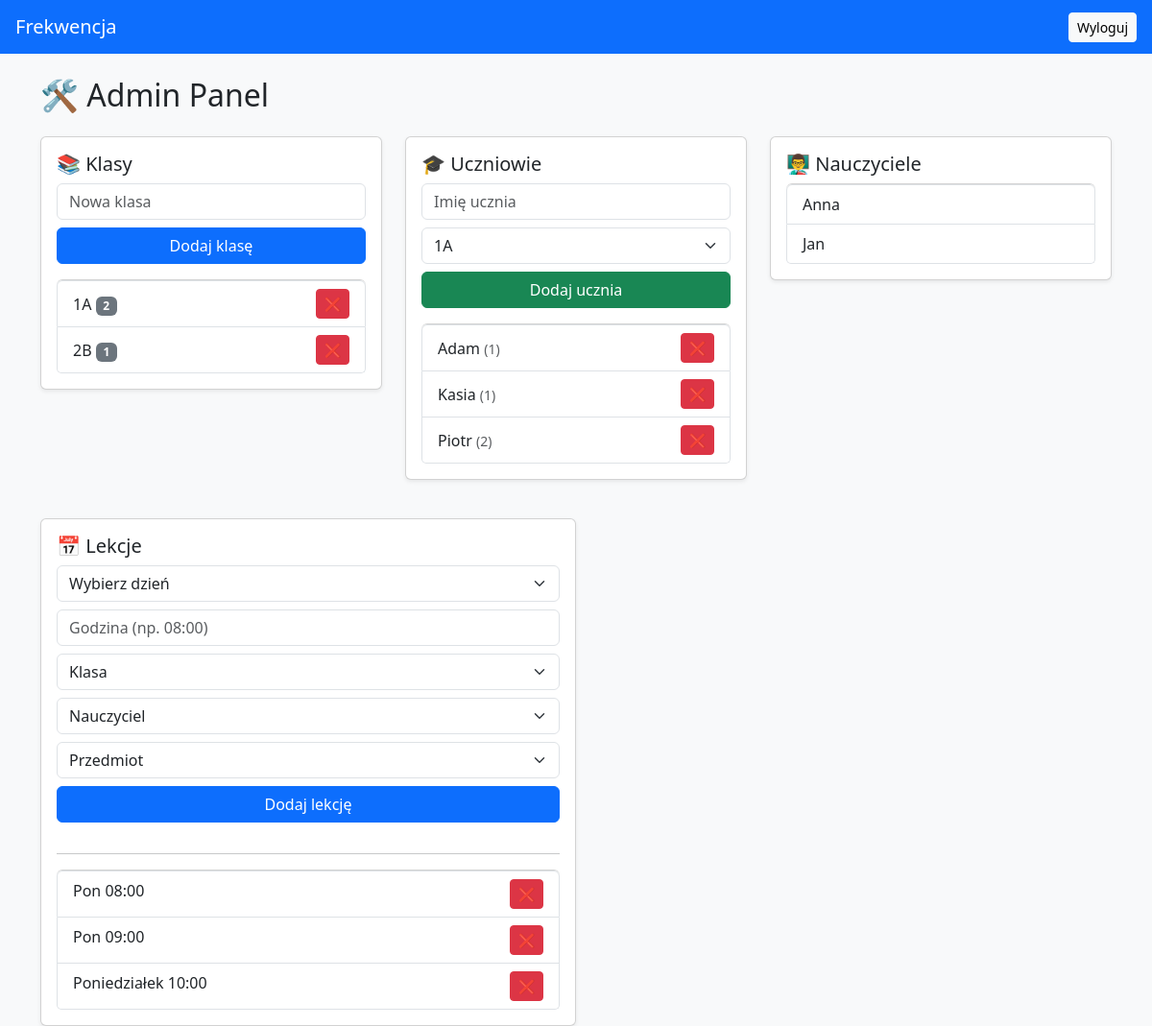
Page /admin (signed in) on the earlier database version.
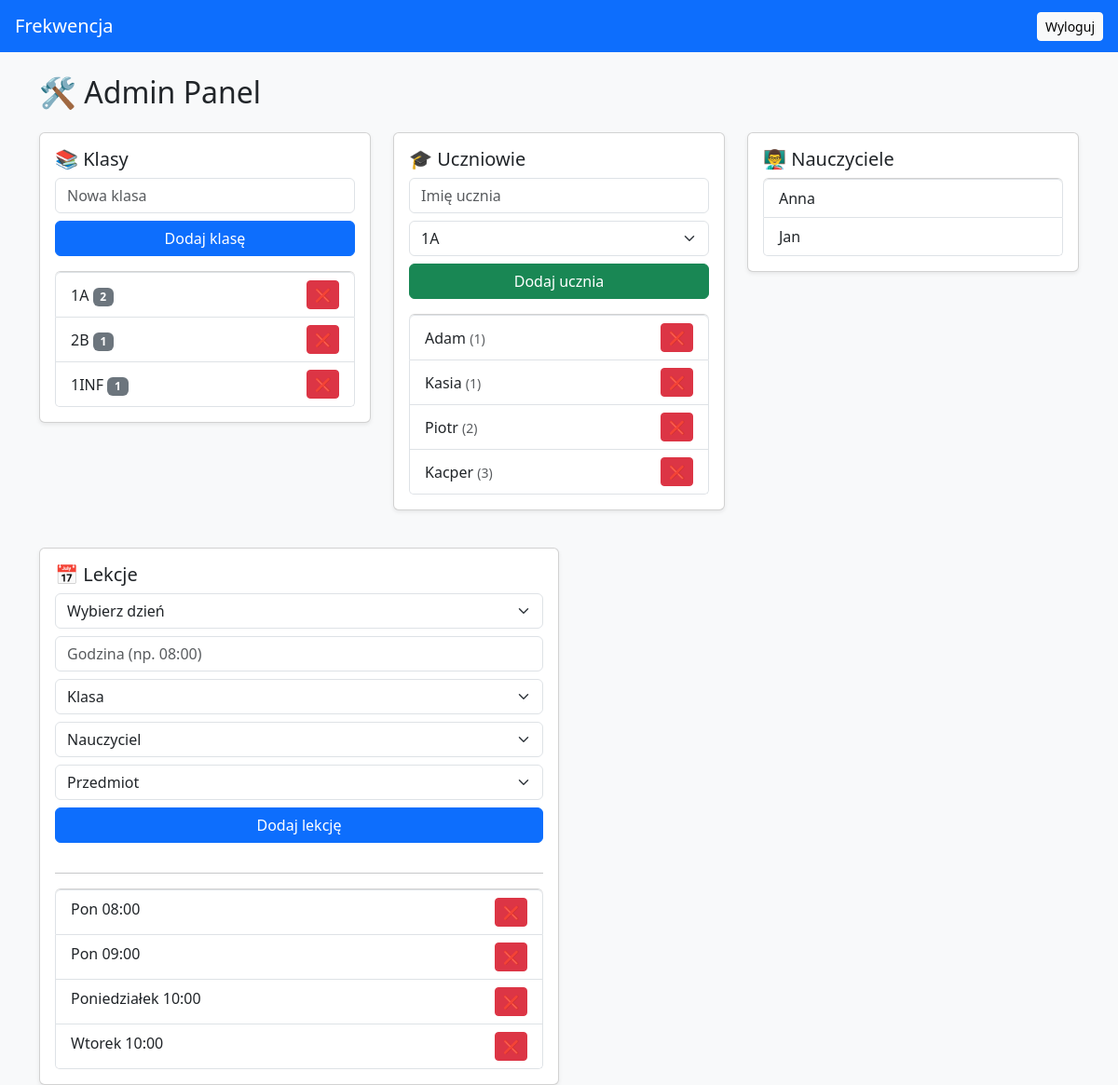
Same page on the later database version.
### models.py (models this page shows)
class SchoolClass(db.Model):
    id = db.Column(db.Integer, primary_key=True)
    name = db.Column(db.String(50))

class Student(db.Model):
    id = db.Column(db.Integer, primary_key=True)
    name = db.Column(db.String(100))
    class_id = db.Column(db.Integer, db.ForeignKey("school_class.id"))

class Teacher(db.Model):
    id = db.Column(db.Integer, primary_key=True)
    name = db.Column(db.String(100))
    class_id = db.Column(db.Integer, db.ForeignKey("school_class.id"))

class Lesson(db.Model):
    id = db.Column(db.Integer, primary_key=True)
    day = db.Column(db.String(20))
    hour = db.Column(db.String(20))
    class_id = db.Column(db.Integer, db.ForeignKey("school_class.id"))
    teacher_id = db.Column(db.Integer, db.ForeignKey("teacher.id"))
    subject_id = db.Column(db.Integer, db.ForeignKey("subject.id"))

### app.py (the view)
@app.route("/admin")
@login_required
@role_required("admin")
def admin():
    return render_template(
        "admin.html",
        classes=SchoolClass.query.all(),
        students=Student.query.all(),
        teachers=Teacher.query.all(),
        subjects=Subject.query.all(),
        lessons=Lesson.query.all()
    )

### app.py (called while the page is built)
def login_required(f):
    @wraps(f)
    def w(*a, **k):
        if "user_id" not in session:
            return redirect("/login")
        return f(*a, **k)
    return w

def role_required(role):
    def d(f):
        @wraps(f)
        def w(*a, **k):
            if session.get("role") != role:
                return redirect("/login")
            return f(*a, **k)
        return w
    return d

### templates/admin.html (shortened to what this page needs)
{% extends "base.html" %}
{% block content %}
<h2 class="mb-4">🛠 Admin Panel</h2>
<div class="row">
<div class="col-md-4 mb-3">
<div class="card shadow-sm p-3">
<h5>📚 Klasy</h5>
<form method="POST" action="/admin/add_class" class="mb-3">
    <input name="name" class="form-control mb-2" placeholder="Nowa klasa">
    <button class="btn btn-primary w-100">Dodaj klasę</button>
</form>
<ul class="list-group">
{% for c in classes %}
<li class="list-group-item d-flex justify-content-between align-items-center">
    <div>
        {{ c.name }}
        <span class="badge bg-secondary">
            {{ students | selectattr("class_id", "equalto", c.id) | list | length }}
        </span>
    </div>
    <a href="/admin/delete_class/{{ c.id }}"
       class="btn btn-danger btn-sm">
        ❌
    </a>
</li>
{% endfor %}
</ul>
</div>
</div>
<div class="col-md-4 mb-3">
<div class="card shadow-sm p-3">
<h5>🎓 Uczniowie</h5>
<form method="POST" action="/admin/add_student" class="mb-3">
    <input name="name" class="form-control mb-2" placeholder="Imię ucznia">
    <select name="class_id" class="form-select mb-2">
        {% for c in classes %}
        <option value="{{ c.id }}">{{ c.name }}</option>
        {% endfor %}
    </select>
    <button class="btn btn-success w-100">Dodaj ucznia</button>
</form>
<ul class="list-group">
{% for s in students %}
<li class="list-group-item d-flex justify-content-between align-items-center">
    <div>
        {{ s.name }}
        <small class="text-muted">({{ s.class_id }})</small>
    </div>
    <a href="/admin/delete_student/{{ s.id }}"
       class="btn btn-danger btn-sm">
        ❌
    </a>
</li>
{% endfor %}
</ul>
</div>
</div>
<div class="col-md-4 mb-3">
<div class="card shadow-sm p-3">
<h5>👨‍🏫 Nauczyciele</h5>
<ul class="list-group">
{% for t in teachers %}
<li class="list-group-item">
    {{ t.name }}
</li>
{% endfor %}
</ul>
</div>
</div>
</div>
<div class="col-md-6 mt-4">
<div class="card p-3 shadow-sm">
<h5>📅 Lekcje</h5>
<form method="POST" action="/admin/add_lesson" class="mb-3">
    <select name="day" class="form-select mb-2" required>
    <option disabled selected>Wybierz dzień</option>
</select>
    <input name="hour" class="form-control mb-2" placeholder="Godzina (np. 08:00)">
    <select name="class_id" class="form-select mb-2">
        <option disabled selected>Klasa</option>
    </select>
    <select name="teacher_id" class="form-select mb-2">
        <option disabled selected>Nauczyciel</option>
    </select>
    <select name="subject_id" class="form-select mb-2">
        <option disabled selected>Przedmiot</option>
    </select>
    <button class="btn btn-primary w-100">Dodaj lekcję</button>
</form>
<hr>
<ul class="list-group">
{% for l in lessons %}
<li class="list-group-item d-flex justify-content-between">
    {{ l.day }} {{ l.hour }}
    <a href="/admin/delete_lesson/{{ l.id }}"
       class="btn btn-danger btn-sm">
        ❌
    </a>
</li>
{% endfor %}
</ul>
</div>
</div>
{% endblock %}

### templates/base.html (shortened to what this page needs)
<!DOCTYPE html>
<html>
<head>
    <link href="https://cdn.jsdelivr.net/npm/bootstrap@5.3.3/dist/css/bootstrap.min.css" rel="stylesheet">
</head>
<body class="bg-light">
<nav class="navbar navbar-dark bg-primary px-3">
    <a class="navbar-brand" href="/">Frekwencja</a>
    <a class="btn btn-light btn-sm" href="/logout">Wyloguj</a>
</nav>
<div class="container mt-4">
    {% block content %}{% endblock %}
</div>
</body>
</html>

Differences in the rows shown:
added SchoolClass: name "1INF", id "1"
added Student: name "Kacper", class_id "3"
added Lesson: day "Wtorek", hour "10:00"
